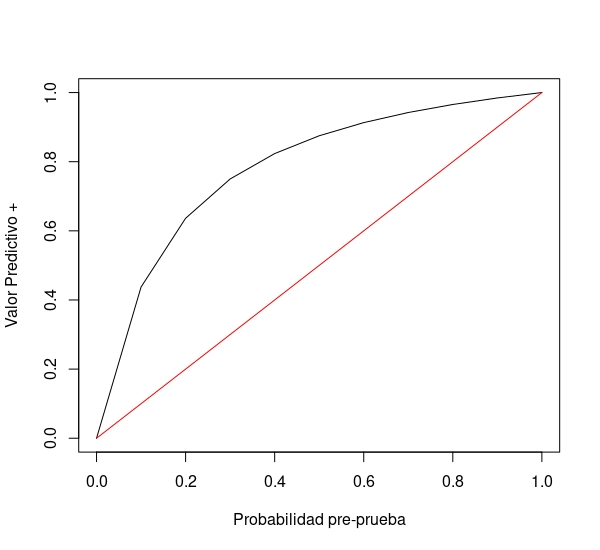

The R source for this figure:
# Estudio de una prueba diagnóstica
# Asigna valores iniciales
p_pre <- seq(0,1,0.1)
sen <- 0.7
esp <- 0.9
vpp <- numeric(11)
vpn <- numeric(11)
# Calcula Valores predictivos
for(i in 1:11){
  vpp[i] <- sen*p_pre[i]/(sen*p_pre[i]+(1-esp)*(1-p_pre[i]))
  vpn[i] <- esp*(1-p_pre[i])/((1-sen)*p_pre[i]+esp*(1-p_pre[i]))
}
delta <- vpp-p_pre
increm <- (delta/p_pre)*100
# Graficos
plot(p_pre,vpp, ylim=c(0,1), type="l", xlab="Probabilidad pre-prueba", ylab="Valor Predictivo +")
lines(p_pre,p_pre, col="red")
plot(p_pre,vpn, ylim=c(0,1), type="l")
lines(p_pre,1-p_pre)
